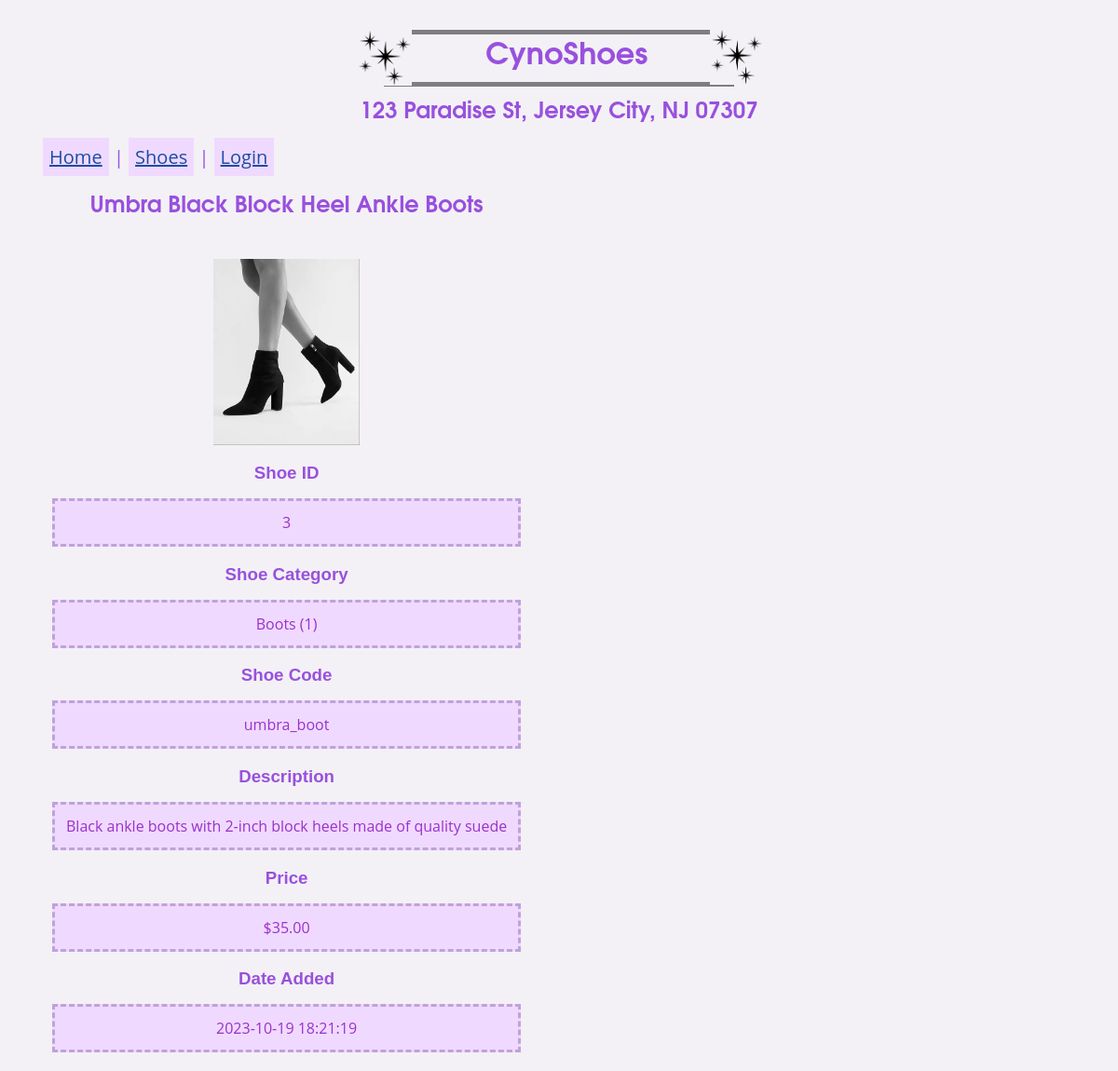
Screenshot of /section001assignment/shoe_details.php?shoe_id=3 with the database file from the repository.
### tables this page shows
CREATE TABLE IF NOT EXISTS `shoes` (
`shoeID` int(11) NOT NULL,
  `shoeCategoryID` int(11) NOT NULL,
  `shoeCode` varchar(10) NOT NULL,
  `shoeName` varchar(255) NOT NULL,
  `description` text NOT NULL,
  `price` decimal(10,2) NOT NULL,
  `dateAdded` datetime NOT NULL
);

CREATE TABLE IF NOT EXISTS `shoeCategories` (
`shoeCategoryID` int(11) NOT NULL,
  `shoeCategoryName` varchar(255) NOT NULL,
  `dateAdded` datetime NOT NULL
);

### section001assignment/shoe_details.php (the view, shortened to what this page needs)
<?php
    $db = getDB();
    if (isset($_GET['shoe_id'])) {
        $shoe_id = $_GET['shoe_id'];
        $query = 'SELECT * FROM shoes WHERE shoeID = :shoe_id';
        $statement1 = $db->prepare($query);
        $statement1->bindValue(':shoe_id', $shoe_id);
        $statement1->execute();
        $shoe = $statement1->fetch();
        $shoe_category_id = $shoe['shoeCategoryID'];
        $shoe_code = $shoe['shoeCode'];
        $shoe_name = $shoe['shoeName'];
        $description = $shoe['description'];
        $price = $shoe['price'];
        $date_added = $shoe['dateAdded'];
        $queryShoeCategory = 'SELECT * FROM shoeCategories WHERE shoeCategoryID = :shoe_category_id';
        $statement2 = $db->prepare($queryShoeCategory);
        $statement2->bindValue(':shoe_category_id', $shoe_category_id);
        $statement2->execute();
        $shoe_category = $statement2->fetch();
        $shoe_category_name = $shoe_category['shoeCategoryName'];
        $shoe_img = 'images/' . $shoe_code . '-modified.jpg';
    }
?>
<html>
    <head>
        <link rel="stylesheet" href="styles.css" />
    </head>
    <body>
        <?php
            include('header.php');
            include('menu.php');
        ?>
        <main>
            <div id="shoe_details_body" style="text-align: center; align-self: center; ">
                <h2><?php echo $shoe_name; ?></h2>
                <br>
                <img id="shoe_img" src="<?php echo $shoe_img; ?>" alt="Mariposa White Sneakers" height="200" />
                <h3>Shoe ID</h3>
                <p><?php echo $shoe_id; ?></p>
                <h3>Shoe Category</h3>
                <p><?php echo $shoe_category_name . " (" . $shoe_category_id . ")"; ?></p>
                <h3>Shoe Code</h3>
                <p><?php echo $shoe_code; ?></p>
                <h3>Description</h3>
                <p><?php echo $description; ?></p>
                <h3>Price</h3>
                <p><?php echo "$" . $price; ?></p>
                <h3>Date Added</h3>
                <p><?php echo $date_added; ?></p>
            </div>
        </main>
    </body>
</html>

### section001assignment/styles.css (style rules this page uses)
* { color: #9950de; background-color: #F3F1F5; }
html { height: 90%; }
h2 { font-family: Avantgarde, TeX Gyre Adventor, URW Gothic L, sans-serif; height: 6%; width: 500px; margin: auto; text-align: center; }
h3 { font-family: Verdana, sans-serif; margin-bottom: 0em; }
body { font-family: Open Sans, sans-serif; padding: 0.5em; border: 5px thick ; }
main { font-family: Open Sans, sans-serif; margin: 1em; padding: 0em 0.75em 0em 0.75em; }
p { font-family: Open Sans, sans-serif; padding: 0.75em; border: 3px dashed #BFA2DB; background-color: #F0D9FF; margin-bottom: 1em; color: darkorchid; }
div { float: left; margin: 0.5em; padding: 0.25em; }

### rows the page displays
shoes: shoeName "Umbra Black Block Heel Ankle Boots", shoeCode (picture), shoeCategoryID "1", shoeCode "umbra_boot", description "Black ankle boots with 2-inch block heels made of quality suede", price "35.00", dateAdded "2023-10-19 18:21:19"
shoecategories: shoeCategoryName "Boots"

### other values shown
$shoe_id "3"
